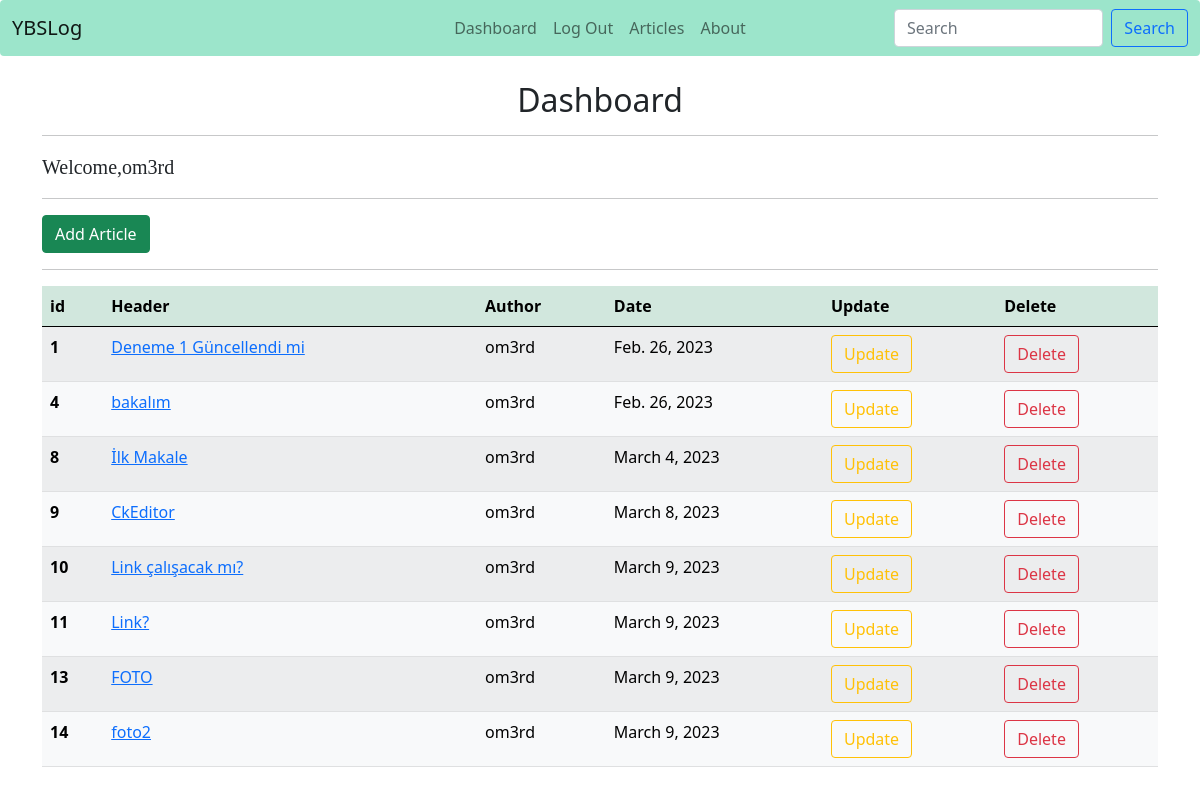
/articles/dashboard/ (signed in), run on an earlier commit of the app's database.
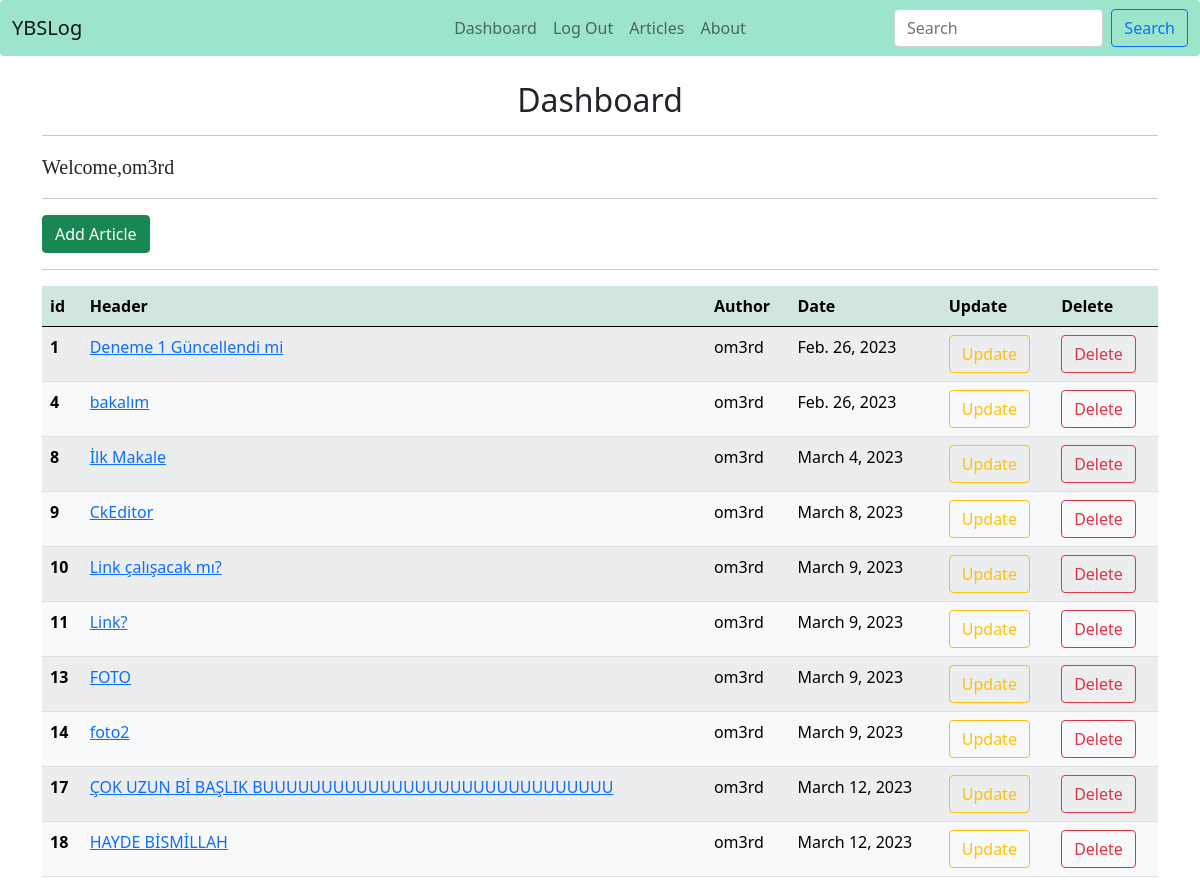
And on a later commit of the database.
### article/models.py (models this page shows, shortened)
class Article(models.Model):  #djangonun kendi tablosu olan auth user ı aldık
    author = models.ForeignKey("auth.User",on_delete = models.CASCADE)
    title = models.CharField(max_length = 50)
    content = RichTextField()
    subtitle = models.CharField(max_length=180, null= True)
    created_date = models.DateField(auto_now_add = True)
    linkedin = models.URLField(null = False, blank = True, max_length=200)
    github = models.URLField(max_length = 200, null = False, blank = True)
    article_image = models.FileField(blank = True, null = True,verbose_name ="Add photo into article")

### article/views.py (the view)
# urls.py: path('dashboard/',views.dashboard, name = "dashboard"),
@login_required(login_url= "user:login") #user app altındaki url dosyasında yer alan login uzantımızı verdik
def dashboard(request):
    articles = Article.objects.filter(author = request.user) #tüm article'ları aldık ve yazar olarak açık hesabı seçerek dashboard'da kendi makalesini görsün diye
    context = {
        "articles":articles
    }
    return render(request,"dashboard.html",context)

### templates/dashboard.html (shortened to what this page needs)
{% extends 'layout.html' %}
{% block body %}
<h2 style ="text-align:center;">Dashboard</h2>
<hr>
<p style = "font-family: serif; font-size: 20px; font-style: normal;">
    Welcome,{{request.user.username}}
</p>
<hr>
<a class = "btn btn-success" href = "articles/addarticle">Add Article</a>
<hr>
{% if articles %}
<table class="table table-light table-hover table-striped">
    <thead class = "table-success">
      <tr>
        <th scope="col">id</th>
        <th scope="col">Header</th>
        <th scope="col">Author</th>
        <th scope="col">Date</th>
        <th scope="col">Update</th>
        <th scope="col">Delete</th>
      </tr>
    </thead>
    <tbody>
        {% for article in articles  %}
        <tr>
            <th scope="row">{{article.id}}</th>
            <td><a href="/articles/article/{{article.id}}">{{article.title}}</a></td>
            <td>{{article.author.username}}</td>
            <td>{{article.created_date}}</td>
            <td><a href = "/articles/update/{{article.id}}" class = "btn btn-outline-warning">Update</a></td>
            <td><a href = "/articles/delete/{{article.id}}" class = "btn btn-outline-danger">Delete</a></td>
        </tr>
        {% endfor %}
    </tbody>
  </table>
{% endif %}
{% endblock body %}

### templates/layout.html (shortened to what this page needs)
<!DOCTYPE html>
{% load static %}
<html lang="en">
<head>
    <link rel="stylesheet" href="{% static 'css/bootstrap.min.css' %}">
    <link rel="stylesheet" href="{% static 'css/style.css' %}">
</head>
<body>
        {% include "includes/navbar.html" %}
        <div style = "margin-top : 25px;" class = "container">
            {% block body %}
            {% endblock body %}
        </div>
</body>
</html>

### templates/includes/navbar.html (shortened to what this page needs)
<nav class="navbar navbar-expand-lg navbar-light rounded" style = "background-color: #9CE5CB">
  <div class="container-fluid">
    <div class="collapse navbar-collapse d-lg-flex" id="navbarsExample11">
      <a class="navbar-brand col-lg-3 me-0" href="/">YBSLog</a>
      <ul class="navbar-nav col-lg-6 justify-content-lg-center">
          {% if request.user.is_authenticated %}
        <li class="nav-item">
          <a class="nav-link" href="/articles/dashboard">Dashboard</a>
        </li>
        <li class="nav-item">
          <a class="nav-link" href="/user/logout">Log Out</a>
        </li>
        {% endif %}
        <li class="nav-item">
          <a class="nav-link" href="/articles">Articles</a>
        </li>
        <li class="nav-item">
          <a class="nav-link" href="/about" tabindex="-1" aria-disabled="false">About</a>
        </li>
      </ul>
      <form class="d-flex col-lg-3 justify-content-lg-end">
          <input class="form-control me-2" type="search" placeholder="Search" aria-label="Search">
          <button class="btn btn-outline-primary" type="submit">Search</button>
      </form>
    </div>
  </div>
</nav>

What changed in the data, as far as the page shows it:
added Article: id "17", title "ÇOK UZUN Bİ BAŞLIK BUUUUUUUUUUUUUUUUUUUUUUUUUUUUUU", author.username "om3rd", created_date "March 12, 2023"
added Article: id "18", title "HAYDE BİSMİLLAH", author.username "om3rd", created_date "March 12, 2023"
